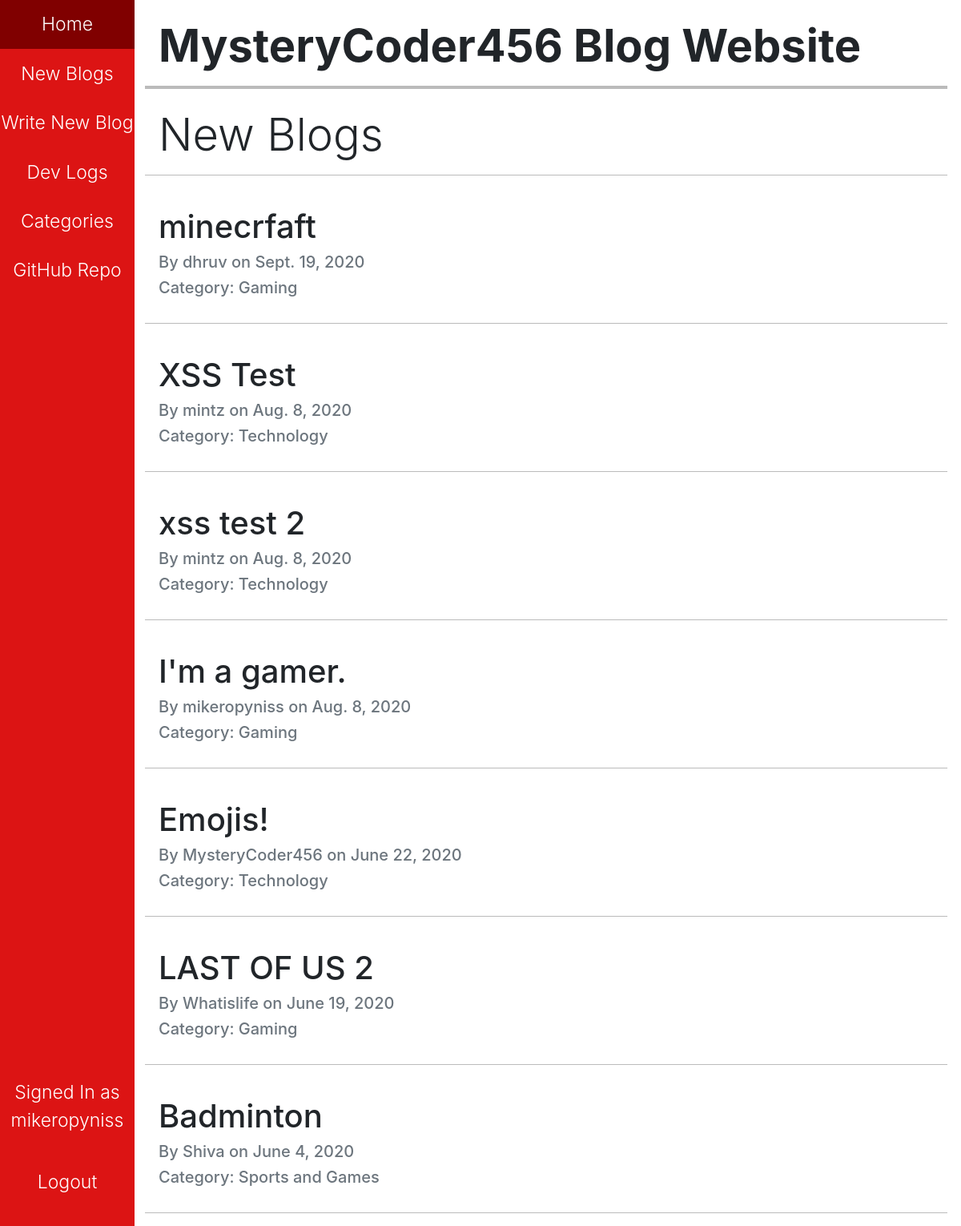
Page /blogs/ (signed in) on the committed database.
### blog/models.py (models this page shows, shortened)
class Blog(VoteModel, models.Model):
    blog_list = models.ForeignKey(BlogList, on_delete=models.CASCADE)
    title = models.CharField(max_length=100)
    author = models.CharField(max_length=150)
    creation_date = models.DateField()
    content = models.TextField(
        max_length=500,
        blank=True,
        validators=[MaxLengthValidator(500)]
    )

class BlogList(models.Model):
    name = models.CharField(max_length=50)

### blog/views.py (the view)
# urls.py: path("blogs/", views.blogs, name="new_blogs"),
def blogs(request):
    all_blogs = []
    for blog_list in BlogList.objects.all():
        if blog_list.name != "Dev Logs":
            all_blogs.extend(blog_list.blog_set.all())
    all_blogs.sort(key=lambda blog: blog.creation_date, reverse=True)
    return render(request, "blog/blogs.html", {"blog_set": all_blogs})

### blog/templates/blog/blogs.html (shortened to what this page needs)
{% extends 'blog/base.html' %}
{% block heading %}
    New Blogs
{% endblock %}
{% block main %}
    {% for blog in blog_set %}
        <hr style="height: 1px;">
        <br>
        <h1 class="blog-title"><a href="{% url 'blog_detail' blog.id %}">{{blog.title}}</a></h1>
        <div class="pb-2" style="line-height: 0.1rem;">
            <h5 class="text-muted">By {{blog.author}} on {{blog.creation_date}}</h5>
            <h5 class="text-muted">Category: {{blog.blog_list.name}}</h5>
        </div>
    {% endfor %}
    <hr style="height: 1px;">
{% endblock %}

### blog/templates/blog/base.html (shortened to what this page needs)
<!DOCTYPE html>
{% load static %}
<html lang="en">
<head>
    <link rel="stylesheet" href="https://stackpath.bootstrapcdn.com/bootstrap/4.3.1/css/bootstrap.min.css">
    <link rel="stylesheet" type="text/css" href="{% static 'blog/styles.css' %}">
</head>
<body>
    <div class="sidenav">
        <a href="{% url 'home' %}" class="font-weight-light">Home</a>
        <a href="{% url 'new_blogs' %}" class="font-weight-light">New Blogs</a>
        <a href="{% url 'create_blog' %}" class="font-weight-light">Write New Blog</a>
        <a href="{% url 'dev_logs' %}" class="font-weight-light">Dev Logs</a>
        <a href="{% url 'categories' %}" class="font-weight-light">Categories</a>
        <a href="https://github.com/MysteryCoder456/Blog-App" target="_blank" class="font-weight-light">GitHub Repo</a>
        <div class="auth-buttons pb-4">
            {% if user.is_authenticated %}
                <p class="font-weight-light">Signed In as {{user.username}}</p>
                <a href="{% url 'logout' %}" class="font-weight-light">Logout</a>
            {% else %}
                <a href="{% url 'login' %}" class="font-weight-light">Login</a>
                <a href="{% url 'register' %}" class="font-weight-light">Register</a>
            {% endif %}
        </div>
    </div>
    <div class="main mt-4">
        <h1 class="display-4 font-weight-bold">MysteryCoder456 Blog Website</h1>
        <hr style="height: 4px;" class="mb-4">
        <h1 class="display-4">{% block heading %}{% endblock %}</h1>
        {% block main %}
        {% endblock %}
    </div>
</body>
</html>

### blog/static/blog/styles.css (style rules this page uses)
:root { --sidebar-width: 14%; --sidebar-font-size: 23px; }
html { font-family: Montserrat, Helvetica, Arial; }
.sidenav { height: 100%; width: var(--sidebar-width); position: fixed; top: 0; left: 0; overflow-x: hidden; text-align: center; background-color: #DC1414; z-index: 99; }
.sidenav a { text-decoration: none; color: #ffffff; display: block; font-size: var(--sidebar-font-size); padding-top: 8%; padding-bottom: 8%; }
.sidenav p { color: #ffffff; display: block; font-size: var(--sidebar-font-size); padding-top: 8%; padding-bottom: 8%; }
.auth-buttons { bottom: 0; width: 100%; position: absolute; }
.main { margin-left: var(--sidebar-width); padding-left: 30px; }
.blog-title a { text-decoration: none; color: inherit; }
hr { position: relative; left: -17px; background-color: #BBBBBB; border: none; width: 100%; }

### rows in the picture
Blog: title "minecrfaft", author "dhruv", creation_date "Sept. 19, 2020", blog_list.name "Gaming"
Blog: title "XSS Test", author "mintz", creation_date "Aug. 8, 2020", blog_list.name "Technology"
Blog: title "xss test 2", author "mintz", creation_date "Aug. 8, 2020", blog_list.name "Technology"
Blog: title "I'm a gamer.", author "mikeropyniss", creation_date "Aug. 8, 2020", blog_list.name "Gaming"
Blog: title "Emojis!", author "MysteryCoder456", creation_date "June 22, 2020", blog_list.name "Technology"
Blog: title "LAST OF US 2", author "Whatislife", creation_date "June 19, 2020", blog_list.name "Gaming"
Blog: title "Badminton", author "Shiva", creation_date "June 4, 2020", blog_list.name "Sports and Games"

### other values in the picture
{{ user.username }} "mikeropyniss"
